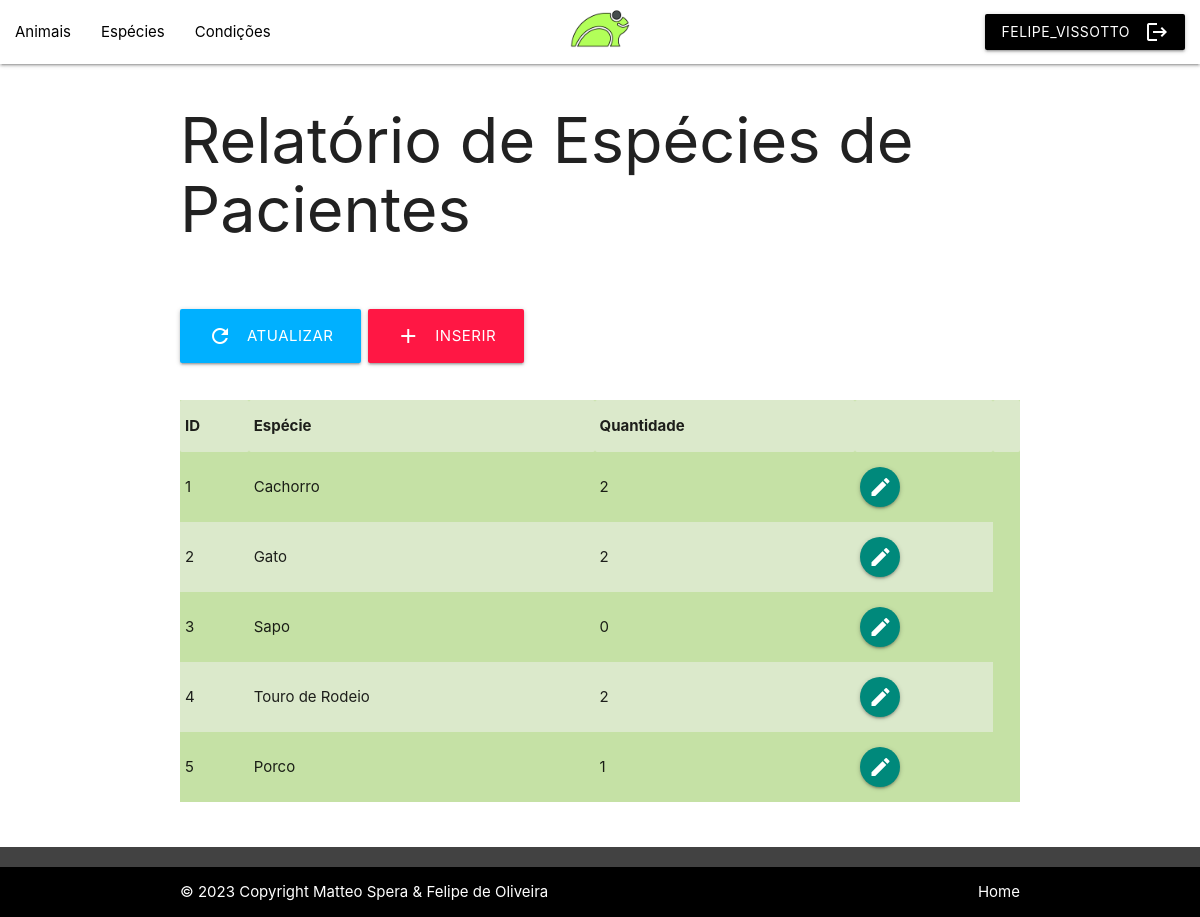
/VIEW/Especie/lstEspecie.php (signed in), run on the app's committed database.
### tables this page shows
CREATE TABLE `especie` (
  `id` int(11) NOT NULL,
  `descricao` varchar(35) NOT NULL,
  `quantidade` int(3) NOT NULL
);

### DAL/dalEspecie.php (called while the page is built, shortened)
<?php
    include_once $_SERVER['DOCUMENT_ROOT'].'/ClinicaBichoFeliz/MODEL/Especie.php';
    class dalEspecie
    {
        public function Select()
        {
            $sql = "select * from especie;";
            $pdo = Conexao::conectar();
            $result = $pdo->query($sql);
            foreach($result as $linha){
                $especie = new \MODEL\Especie();
                $especie->setId($linha['id']);
                $especie->setDescricao($linha['descricao']);
                $especie->setQuantidade($linha['quantidade']);
                $lstEspecie[] = $especie;
            }
            return $lstEspecie;
        }
        public function RefreshAll()
        {
            $lstEspecie = $this->Select();
        }
    }
?>

### BLL/bllEspecie.php (called while the page is built, shortened)
<?php
    include_once $_SERVER['DOCUMENT_ROOT'].'/ClinicaBichoFeliz/DAL/dalEspecie.php';
    require_once $_SERVER['DOCUMENT_ROOT'].'/ClinicaBichoFeliz/MODEL/Especie.php';
    class bllEspecie
    {
        public function Select ()
        {
            $dal = new \DAL\dalEspecie();
            return $dal->Select();
        }
        public function RefreshAll()
        {
            $dal = new \DAL\dalEspecie();
            $dal->refreshAll();
        }
    }
?>

### MODEL/Especie.php (called while the page is built, shortened)
<?php
class Especie
{
    private ?int $id;
    private ?string $descricao;
    private ?int $quantidade;
    public function getId(){
        return $this->id;
    }
    public function setId(int $id){
        $this->id = $id;
    }
    public function getDescricao(){
        return $this->descricao;
    }
    public function setDescricao(string $descricao){
        $this->descricao = $descricao;
    }
    public function getQuantidade(){
        return $this->quantidade;
    }
    public function setQuantidade(int $quantidade){
        $this->quantidade = $quantidade;
    }
}
?>

### VIEW/especie/lstEspecie.php (the view, shortened to what this page needs)
<?php
include_once $_SERVER['DOCUMENT_ROOT'].'/ClinicaBichoFeliz/BLL/bllEspecie.php';
$bll = new \BLL\bllEspecie();
$bll->refreshAll();
$lstEspecie = $bll->Select();
?>
<!DOCTYPE html>
<html lang="pt-BR">
<head>
    <link rel="stylesheet" href="https://cdnjs.cloudflare.com/ajax/libs/materialize/1.0.0/css/materialize.min.css">
</head>
<body>
    <?php include_once $_SERVER['DOCUMENT_ROOT'] . '/ClinicaBichoFeliz/VIEW/menu.php'; ?>
    <div class="container">
        <h1>Relatório de Espécies de Pacientes</h1><br>
        <h5>
            <a class="waves-effect waves-light btn-large light-blue accent-3" href="javascript:location.reload();"><i class="material-icons left">refresh</i>Atualizar</a>
            <a class="waves-effect waves-light btn-large red accent-3" href="insEspecie.php"><i class="material-icons left">add</i>Inserir</a>
            <br><br>
        </h5>
        <table class="striped light-green lighten-3">
            <tr>
                <th>ID</th>
                <th>Espécie</th>
                <th>Quantidade</th>
                <th></th>
                <th></th>
            </tr>
            <?php
            foreach ($lstEspecie as $especie) {
            ?>
                <tr>
                    <td><?php echo $especie->getId(); ?></td>
                    <td><?php echo $especie->getDescricao(); ?></td>
                    <td><?php echo $especie->getQuantidade(); ?></td>
                    <td>
                        <a class="btn-floating btn-medium waves-effect waves-light teal darken-1"
                        href="<?php echo 'edtEspecie.php?id=' . $especie->getId(); ?>"><i class="material-icons">edit</i></a>
                    </td>
                </tr>
            <?php
            }
            ?>
        </table>
    </div>
    <br><br>
    <?php include_once $_SERVER['DOCUMENT_ROOT'] . '/ClinicaBichoFeliz/VIEW/footer.php'; ?>
</body>
</html>

### data on the page
especie: id "1", descricao "Cachorro", quantidade "2"
especie: id "2", descricao "Gato", quantidade "2"
especie: id "3", descricao "Sapo", quantidade "0"
especie: id "4", descricao "Touro de Rodeio", quantidade "2"
especie: id "5", descricao "Porco", quantidade "1"

### other printed values
$usuario "FELIPE_VISSOTTO"
